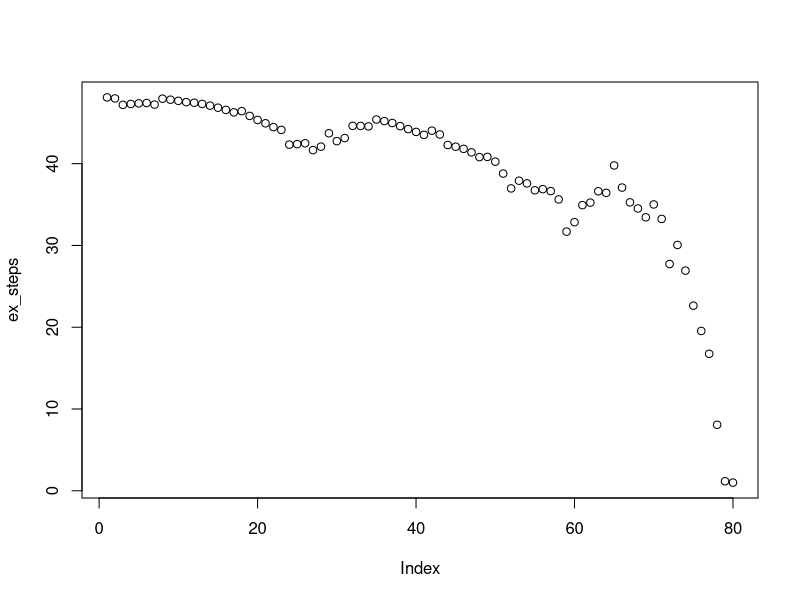
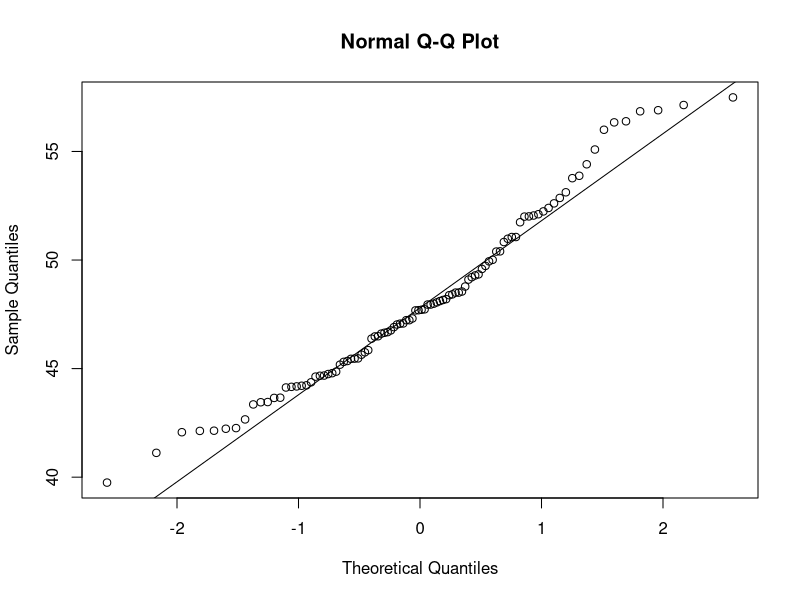
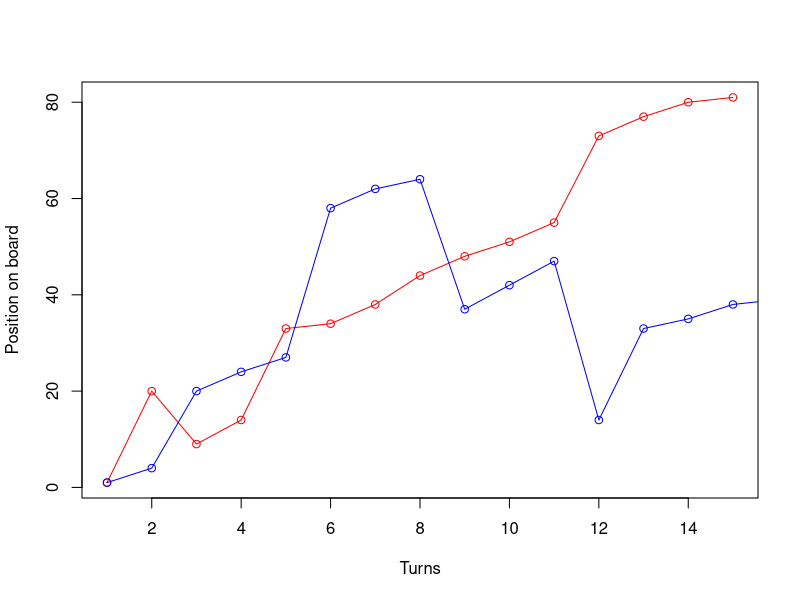
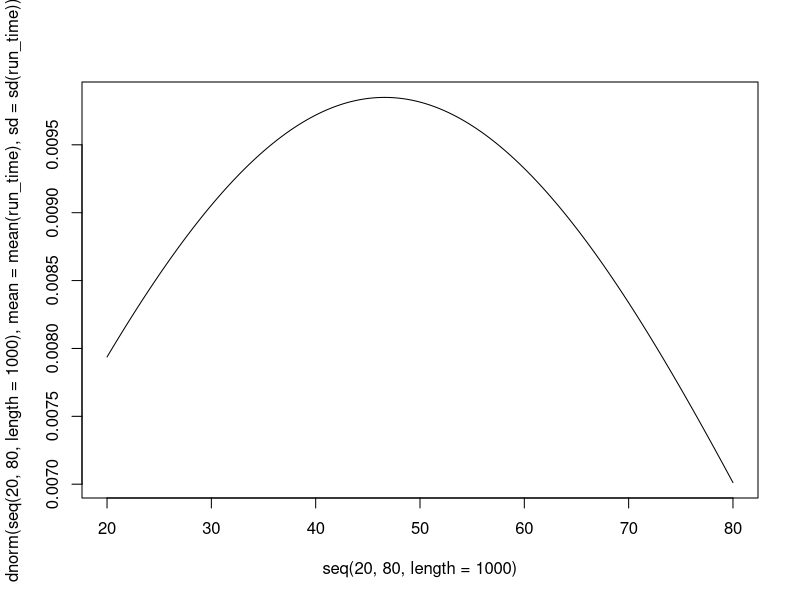
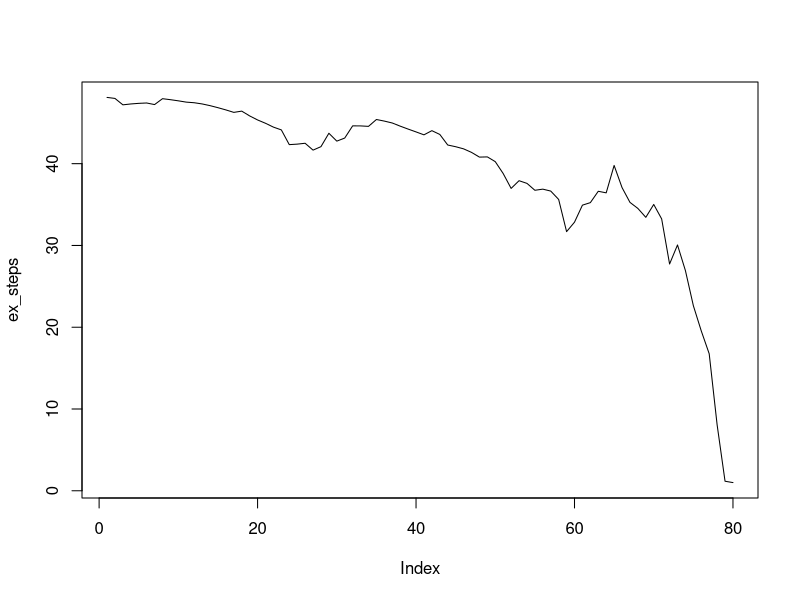
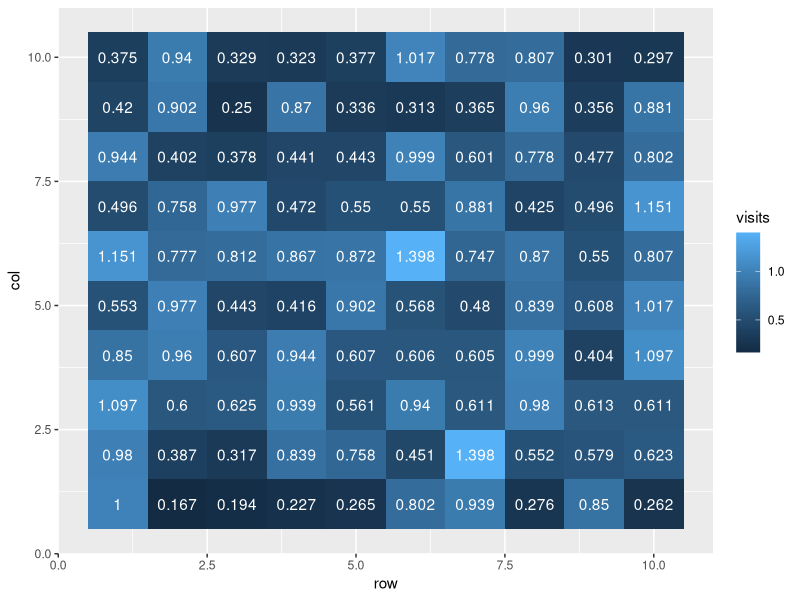
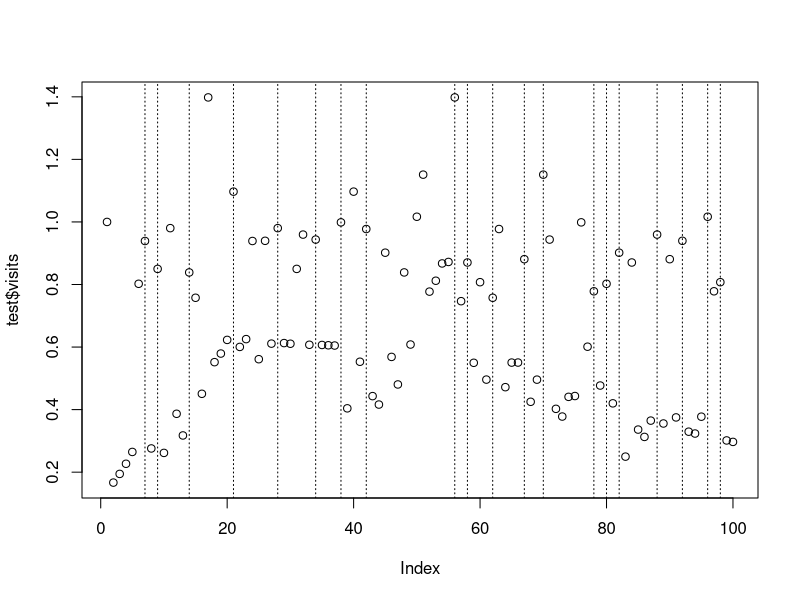
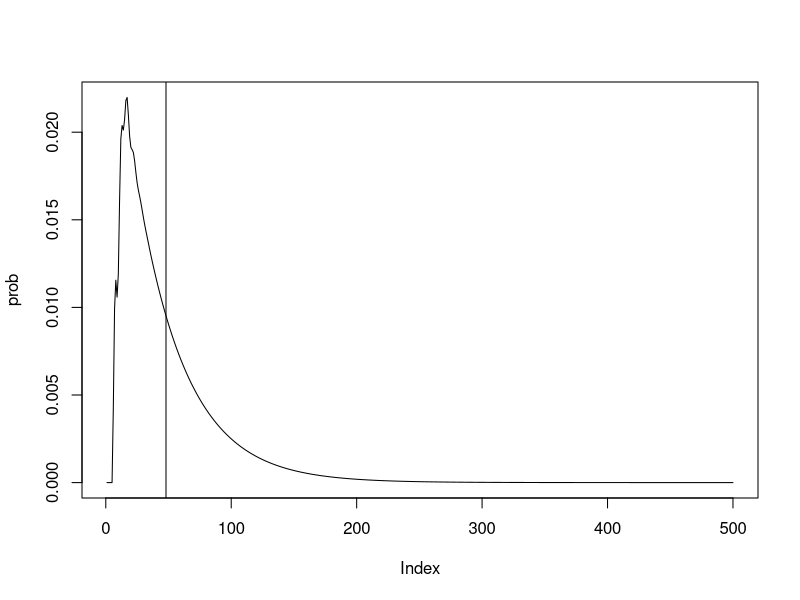

Write R code to recreate these figures, in order.
## ---- chunk 1
#| include: false
library(tidyverse)
library(expm)
## ---- chunk 2
# size of board
n = 100

# number of sides of dice
d = 6

# first number is the 'entry' square, second number is 'exit' square
ladders = list(c(6,23),c(8,30),c(13,47),c(20,39),c(33,70),
               c(37,75),c(41,62),c(57,83),c(66,89),c(77,96))

snakes = list(c(27,10),c(55,16),c(61,14),c(69,50),c(79,5),
              c(81,44),c(87,31),c(91,25),c(95,49),c(97,59))

board = matrix(0,n,n)

# create simple board with no ladders
for (i in 1:n) {
  for (j in 0:min(n-i,d-1)) {
    board[i,j+i] = 1/d 
  } 
}

# add initial and absorbing state
board = board %>%  
  cbind(rep(0,n), .) %>% 
  rbind(c(rep(0,n),1))

# fill board with probabilities
board[,n+1][max(1,(n-(d-1))):n] = (max(1,1+d-n):d)/d

rownames(board) = 0:(n)
colnames(board) = 0:(n)

# vector of states to be deleted
delete = c()

# add in ladders
for (i in ladders) {
  for (j in (i[1]-(d-1)):i[1]) {
    board[j,][i[2]+1] = board[j,][i[2]+1] + 1/d
  }
  delete = c(delete, i[1])
}

# add in snakes
for (i in snakes) {
  for (j in (i[1]-(d-1)):i[1]) {
    board[j,][i[2]+1] = board[j,][i[2]+1] + 1/d
  }
  delete = c(delete, i[1])
}

board = board[-(delete+1),-(delete+1)]
knitr::kable(head(board), digits=3)
knitr::kable(tail(board), digits=3)
## ---- chunk 3
fundamental = solve(diag(nrow(board)-1) - board[1:(nrow(board)-1),1:(nrow(board)-1)])
ex_steps = fundamental %*% matrix(1,nrow(board)-1,1)
plot(ex_steps)
## ---- chunk 4

# simulate discrete Markov chains according to transition matrix P
simulatemc = function(tm) {
  
  # vector of states over time t
  states = c()

  # initialise variable for first state 
  states[1] = 1
  
  t = 1
  while (states[t] != nrow(tm)) {
    t = t + 1
    # probability vector to simulate next state X_{t+1}
    p = tm[states[t-1], ]
    
    # draw from multinomial and determine state
    states[t] <-  which(rmultinom(1, 1, p) == 1)
  }
  return(states)
}

## ---- chunk 5

avg = c()
#lln = c()
for (j in 1:100) {
  run_time = c()
  for (i in 1:100) {
    run_time = c(run_time, length(simulatemc(board))-1)
    #lln = c(lln, mean(run_time))
  }
  avg = c(avg, mean(run_time))
}

difference = c()
for (i in snakes) {
  difference = c(difference, i[1]-i[2])
}
difference

difference = c()
for (i in ladders) {
  difference = c(difference, i[2]-i[1])
}
difference

qqnorm(avg) 
qqline(avg)
t.test(avg, mu=47.98, alternative="two.sided")
mean(run_time)
sd(run_time)

player1 = simulatemc(board)
player2 = simulatemc(board)
plot(player1, type='o', col='red', ylab="Position on board", xlab="Turns")
lines(player2, type='o', col='blue')
player1
player2

#plot(lln, type='l', ylim = c(45,55))
#hist(run_time, breaks=50)

plot(seq(20, 80, length=1000), dnorm(seq(20, 80, length=1000), mean=mean(run_time), sd=sd(run_time)), type="l", lwd=1)
## ---- chunk 6
# expected number of visits from transient state i to transient state j
fundamental = solve(diag(nrow(board)-1) - board[1:(nrow(board)-1),1:(nrow(board)-1)])

ex_steps = fundamental %*% matrix(1,nrow(board)-1,1) # expected number of steps to absorbing state from state i
fundamental[1,] #expected number of visits to state i from the starting position

(fundamental-diag(nrow(board)-1)) %*% solve(diag(diag(fundamental),nrow(board)-1,nrow(board)-1))

plot(ex_steps, type="l")

# test = data.frame(visits=fundamental[1,],row=paste("Row",1:10),col=paste("Col",rep(1:8,each=10)),pos=rownames(fundamental))

test = data.frame(visits=fundamental[1,], pos=as.numeric(rownames(fundamental))) %>% 
  complete(pos = seq(min(pos), max(pos)))

for (i in ladders) {
  test[test$pos==i[1],]$visits = test[test$pos==i[2],]$visits
}

for (i in snakes) {
  test[test$pos==i[1],]$visits = test[test$pos==i[2],]$visits
}

test$row = rep(1:10,10)
test$col = rep(1:10,each=10)

ggplot(test, aes(x=row,y=col,fill=visits)) +
  geom_tile() +
  geom_text(aes(label=round(visits,3)), color="white")

plot(test$visits,type="p")

for (i in ladders) {
  abline(v=i[1]+1, lty="dotted")
}
for (i in snakes) {
  abline(v=i[1]+1, lty="dotted")
}

## ---- chunk 7
states = 1:80

#board[1:(nrow(board)-1),nrow(board)]

init = c(1,rep(0,nrow(board)-2))
prob = c()

for (i in 1:(500)) {
  num = matrix(init, nrow =1, ncol=nrow(board)-1) %*% (board[1:(nrow(board)-1),1:(nrow(board)-1)] %^% (i-1)) %*% board[1:(nrow(board)-1),nrow(board)]
  prob = c(prob, as.numeric(num))
}

plot(prob, type="l")
abline(v=48)
sum(prob)

#sum((1:length(prob))*prob)
